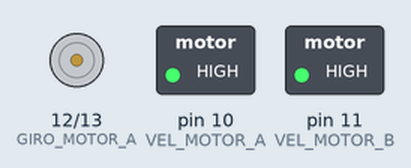
The sketch below on a simulated Arduino Uno, built with avr-gcc and run on an emulated ATmega328P. On the bench: motor-driver pin pairs drawn as motors (green arrow = first pin HIGH = forward, orange = second pin HIGH = backward, longer = more drive), switched loads named in the sketch (green lamp = pin HIGH).

Above: at 5.2 s.
At 10.7 s:
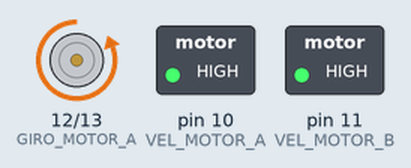
Timing chart, 0 to 14.5 s (numbered marks = the images above):
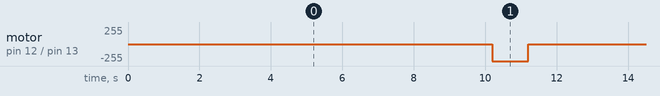

The sketch:

PruebaPaseo.ino
```cpp
int const VEL_MOTOR_A = 10;
int const VEL_MOTOR_B = 11;
int const GIRO_MOTOR_A = 12;
int const GIRO_MOTOR_B = 13;


void setup(){
  pinMode(GIRO_MOTOR_A, OUTPUT);
  pinMode(GIRO_MOTOR_B, OUTPUT);

  pinMode(VEL_MOTOR_A, OUTPUT);
  pinMode(VEL_MOTOR_B, OUTPUT);

  digitalWrite(VEL_MOTOR_A, HIGH);
  digitalWrite(VEL_MOTOR_B, HIGH);
  delay(200);
}

void loop(){
  digitalWrite(GIRO_MOTOR_A, LOW);
  digitalWrite(GIRO_MOTOR_B, LOW);
  delay(10000);
  digitalWrite(GIRO_MOTOR_B, HIGH);
  delay(1000); //Gira casi 180º
}
```

Measured:
- by itself, motor on pin 12 (GIRO_MOTOR_A) / pin 13 (GIRO_MOTOR_B): alternates backward 255/255 for 1.0 s and stopped for 10.0 s
